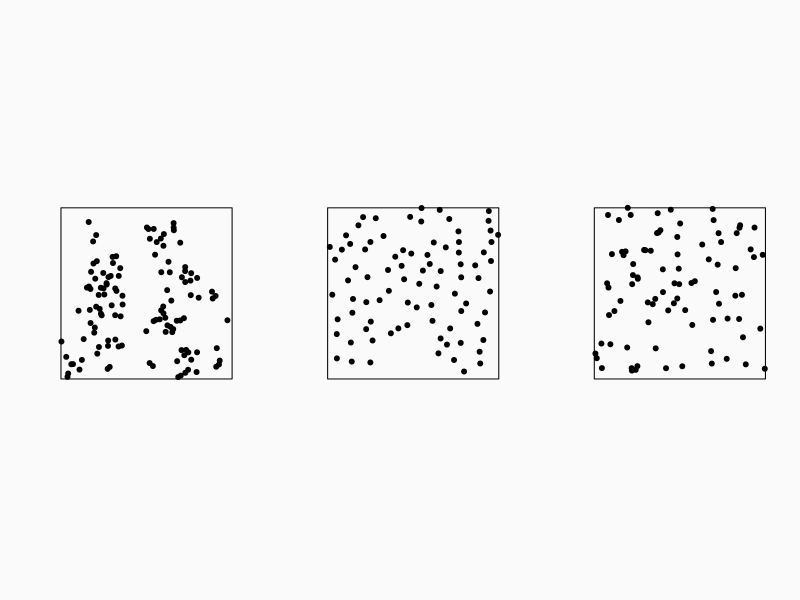
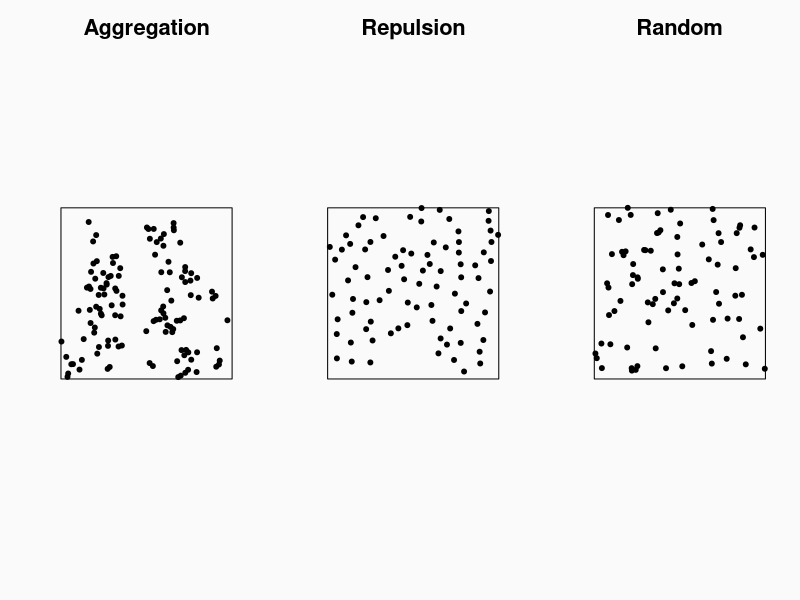
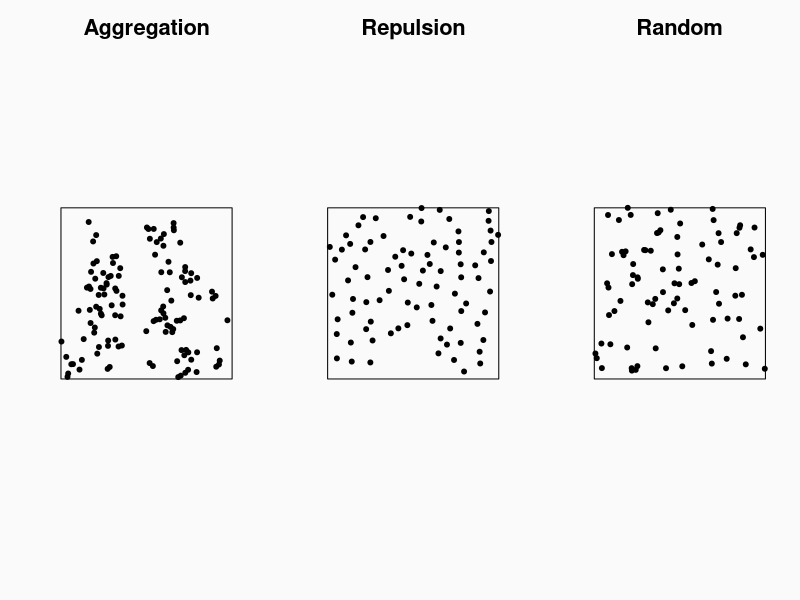
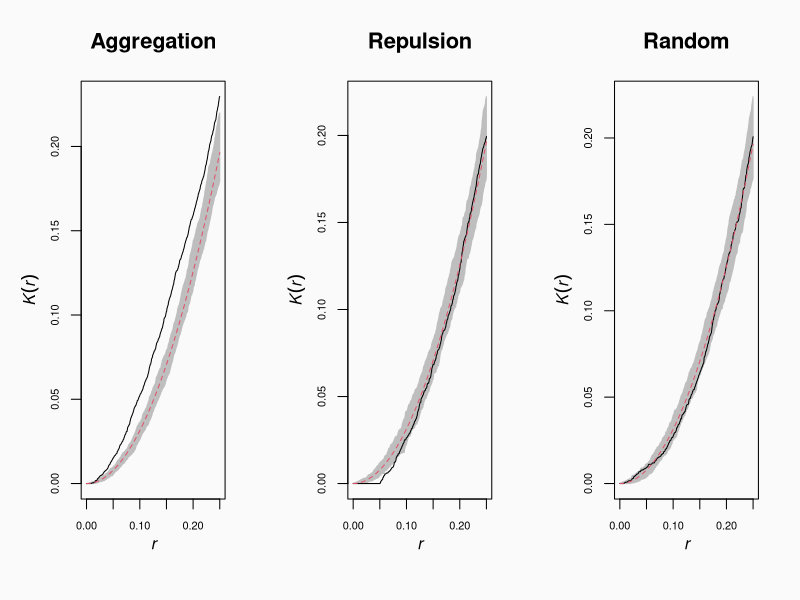
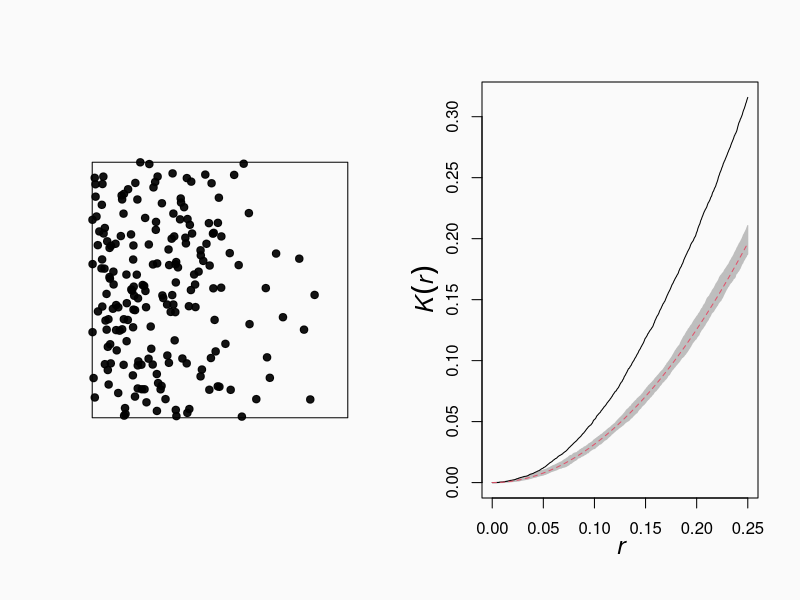
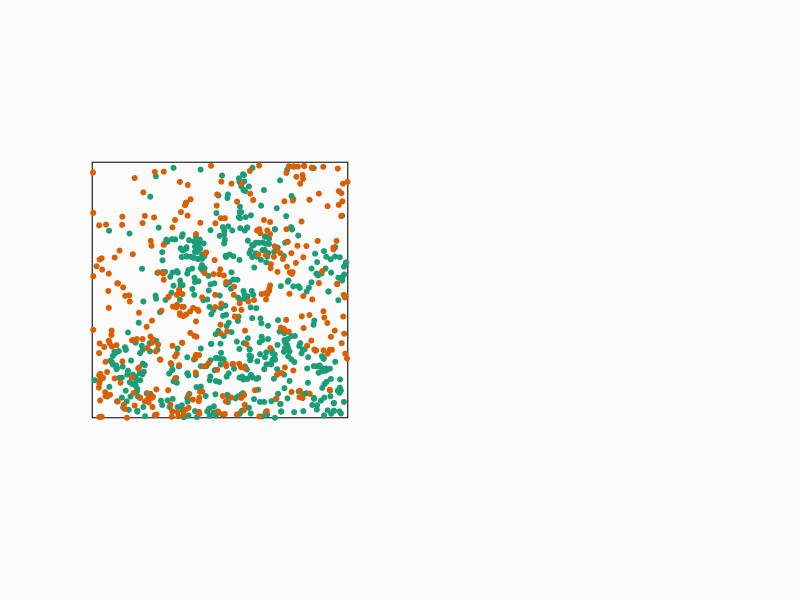
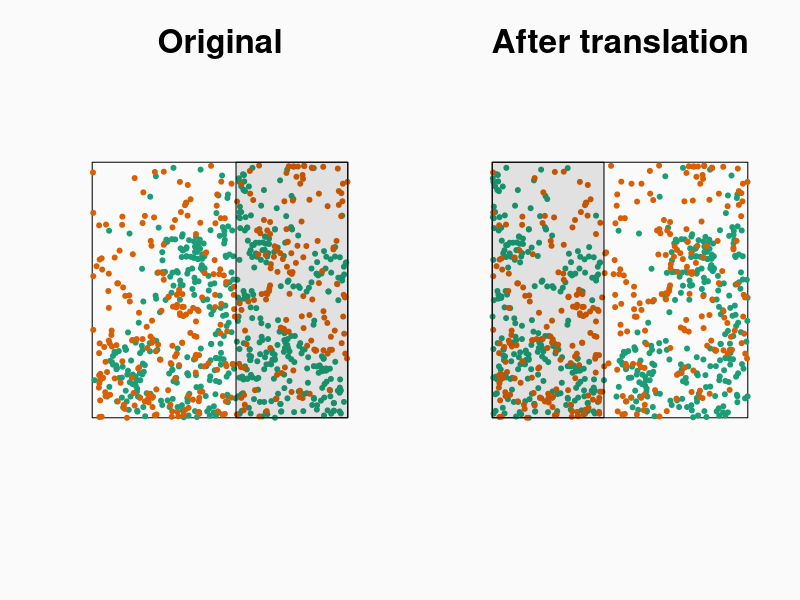
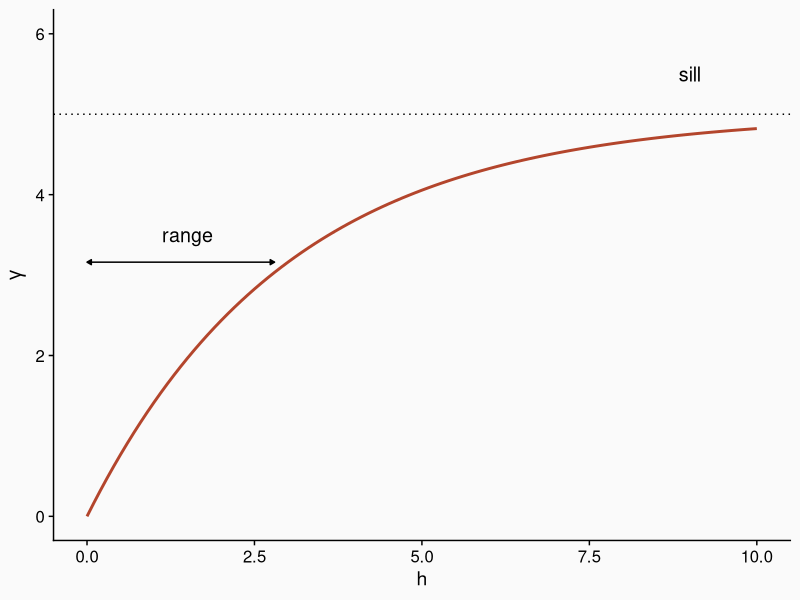

Source code (R) for these figures, in order:
## ---- chunk 1
knitr::opts_chunk$set(echo = TRUE, message = FALSE,
                      fig.dim = c(8, 5))
library(tidyverse)
library(cowplot)
theme_set(
  theme_cowplot() +
    theme(panel.background = element_rect(fill = "#fafafa"),
          plot.background = element_rect(fill = "#fafafa"))
)

set.seed(8202)
## ---- chunk 2
library(spatstat)
## ---- chunk 3
set.seed(82)
csrp <- rpoispp(lambda = 100)
aggp <- rMatClust(20, 0.1, 5)
evenp <- rMaternII(150, 0.05)
par(mfrow = c(1, 3), bg = "#fafafa")
plot(aggp, main = "", pch = 19)
plot(evenp, main = "", pch = 19)
plot(csrp, main = "", pch = 19)
## ---- chunk 4
par(mfrow = c(1, 3), bg = "#fafafa", cex.main = 2)
plot(aggp, main = "Aggregation", pch = 19)
plot(evenp, main = "Repulsion", pch = 19)
plot(csrp, main = "Random", pch = 19)
## ---- chunk 5
kagg <- envelope(aggp, Kest, correction = "iso") 
keven <- envelope(evenp, Kest, correction = "iso")
kcsr <- envelope(csrp, Kest, correction = "iso")
## ---- chunk 6
par(mfrow = c(1, 3), bg = "#fafafa", cex.main = 2)
plot(aggp, main = "Aggregation", pch = 19)
plot(evenp, main = "Repulsion", pch = 19)
plot(csrp, main = "Random", pch = 19)
## ---- chunk 7
par(mfrow = c(1, 3), bg = "#fafafa", cex.main = 2, cex.lab = 1.5, mex = 1.5, mgp = c(2, 1, 0))
plot(kagg, main = "Aggregation", legend = FALSE)
plot(keven, main = "Repulsion", legend = FALSE)
plot(kcsr, main = "Random", legend = FALSE)
## ---- chunk 8
lam_gr <- function(x, y) ifelse(x < 0.5, 500*(1-x), 200*(1-x))
hetp <- rpoispp(lam_gr)
khet <- envelope(hetp, Kest, correction = "iso")
## ---- chunk 9
par(mfrow = c(1, 2), bg = "#fafafa")
plot(hetp, pch = 19, main = "")
plot(khet, main = "", legend = FALSE)
## ---- chunk 10
data(lansing)
lansing <- subset(lansing, marks %in% c("maple", "redoak"), drop = TRUE)
par(bg = "#fafafa")
plot(lansing, chars = 20, cols = c("#1b9e77", "#d95f02"), main = "", legend = FALSE)
## ---- chunk 11
par(mfrow = c(1, 2), bg = "#fafafa")
set.seed(35)
rsh <- rshift(lansing, which = 1, width = 0.5, height = 0)
plot(lansing, chars = 20, cols = c("#1b9e77", "#d95f02"), main = "Original", legend = FALSE)
rect(xleft = 1 - rsh$x[8], xright = 1, ybottom = 0, ytop = 1, 
     col = rgb(0, 0, 0, alpha = 0.1))
plot(rsh, chars = 20, cols = c("#1b9e77", "#d95f02"), main = "After translation", legend = FALSE)
rect(xleft = 0, xright = rsh$x[8], ybottom = 0, ytop = 1, 
     col = rgb(0, 0, 0, alpha = 0.1))
## ---- chunk 12
ggplot(NULL) + xlim(0, 10) +
    labs(x = "h", y = expression(gamma)) +
    stat_function(fun = function(x) 5 * (1 - exp(-x/3)),
                  geom = "line", color = "#b3452c", size = 1) +
    geom_hline(yintercept = 5, linetype = "dotted") +
    geom_segment(aes(x = 0, xend = 2.8, y = 5*(1-exp(-1)),
                     yend = 5*(1-exp(-1))), 
                arrow = arrow(length = unit(0.05, "inches"), ends = "both", type = "closed")) +
    annotate("text", x = 1.5, y = 3.5, label = "range", size = 5) +
    annotate("text", x = 9, y = 5.5, label = "sill", size = 5) +
    scale_y_continuous(limits = c(0, 6))
## ---- chunk 13
ggplot(NULL) + xlim(0, 10) +
    labs(x = "h", y = expression(gamma)) +
    stat_function(fun = function(x) 4 * (1 - exp(-x/3)) + 1,
                  geom = "line", color = "#b3452c", size = 1) +
    geom_hline(yintercept = 5, linetype = "dotted") +
    geom_segment(aes(x = 0, xend = 2.8, y = 4*(1-exp(-1)) + 1,
                     yend = 4*(1-exp(-1)) + 1), 
                arrow = arrow(length = unit(0.05, "inches"), 
                              ends = "both", type = "closed")) +
    geom_segment(aes(x = 0, xend = 0, y = 0, yend = 0.9),
                 arrow = arrow(length = unit(0.05, "inches"),
                               ends = "both", type = "closed")) +
    annotate("text", x = 1.5, y = 4, label = "range", size = 5) +
    annotate("text", x = 9, y = 5.5, label = "sill", size = 5) +
    annotate("text", x = 1, y = 0.5, label = "nugget", size = 5) +
    scale_y_continuous(limits = c(0, 6))
## ---- chunk 14
vexp <- ggplot(NULL) + xlim(0, 10) +
    labs(x = "h", y = expression(gamma), title = "Exponential") +
    stat_function(fun = function(x) 5 * (1 - exp(-x/3)),
                  geom = "line", color = "#b3452c", size = 1) +
    geom_hline(yintercept = 5, linetype = "dotted")
    

vgau <- ggplot(NULL) + xlim(0, 10) +
    labs(x = "h", y = expression(gamma), title = "Gaussian") +
    stat_function(fun = function(x) 5 * (1 - exp(-x^2/4^2)),
                  geom = "line", color = "#b3452c", size = 1) +
    geom_hline(yintercept = 5, linetype = "dotted")

vsph <- ggplot(NULL) + xlim(0, 10) +
    labs(x = "h", y = expression(gamma), title = "Spherical") +
    stat_function(fun = function(x) ifelse(x < 8, 5 * (1.5*x/8 - 0.5*x^3/8^3), 5),
                  geom = "line", color = "#b3452c", size = 1) +
    geom_hline(yintercept = 5, linetype = "dotted")

plot_grid(vexp, vgau, vsph, nrow = 1)
